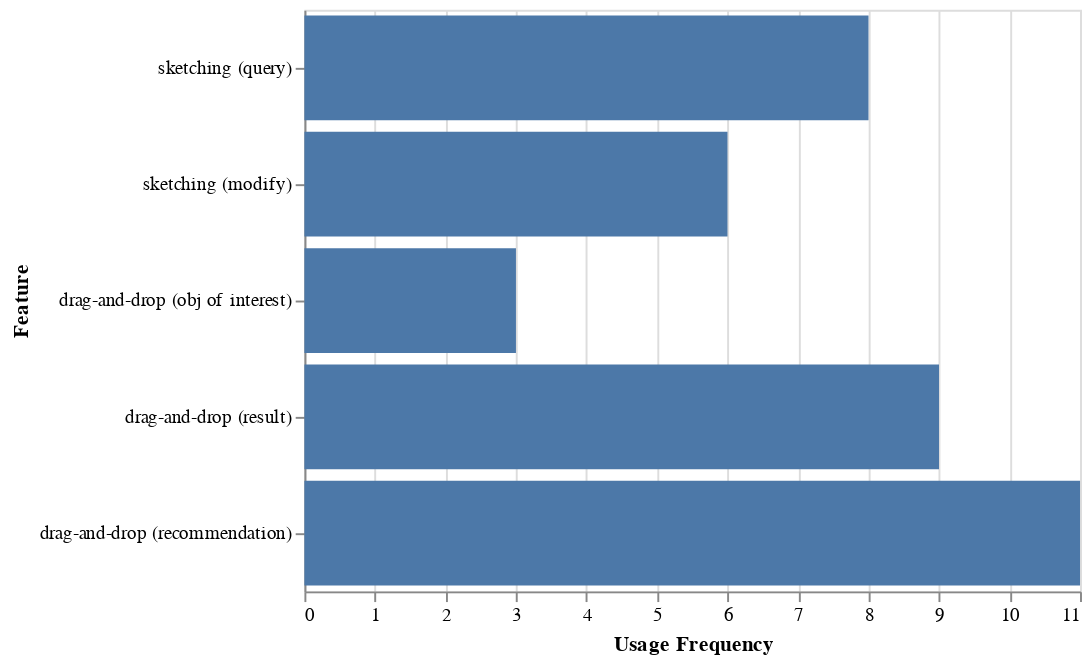

The notebook cell saved with this chart:
### Code cell
alt.Chart(df_freq).mark_bar().encode(
    alt.X("Usage Frequency"),
    alt.Y("Feature",sort= itemsOfInterest),
#     color = "subject"
)

### Figure 1 — Vega-Lite specification as saved in the notebook (floating-point values rounded to 4 significant figures)
{"$schema": "https://vega.github.io/schema/vega-lite/v2.6.0.json", "config": {"view": {"height": 300, "width": 400}}, "data": {"name": "data-54ec03ac1645e8ccf74cbac5c88fa654"}, "datasets": {"data-54ec03ac1645e8ccf74cbac5c88fa654": [{"Feature": "drag-and-drop (obj of interest)", "Usage Frequency": 3}, {"Feature": "drag-and-drop (recommendation)", "Usage Frequency": 11}, {"Feature": "drag-and-drop (result)", "Usage Frequency": 9}, {"Feature": "sketching (modify)", "Usage Frequency": 6}, {"Feature": "sketching (query)", "Usage Frequency": 8}]}, "encoding": {"x": {"field": "Usage Frequency", "type": "quantitative"}, "y": {"field": "Feature", "sort": ["sketching (query)", "sketching (modify)", "drag-and-drop (obj of interest)", "drag-and-drop (result)", "drag-and-drop (recommendation)"], "type": "nominal"}}, "mark": "bar"}
